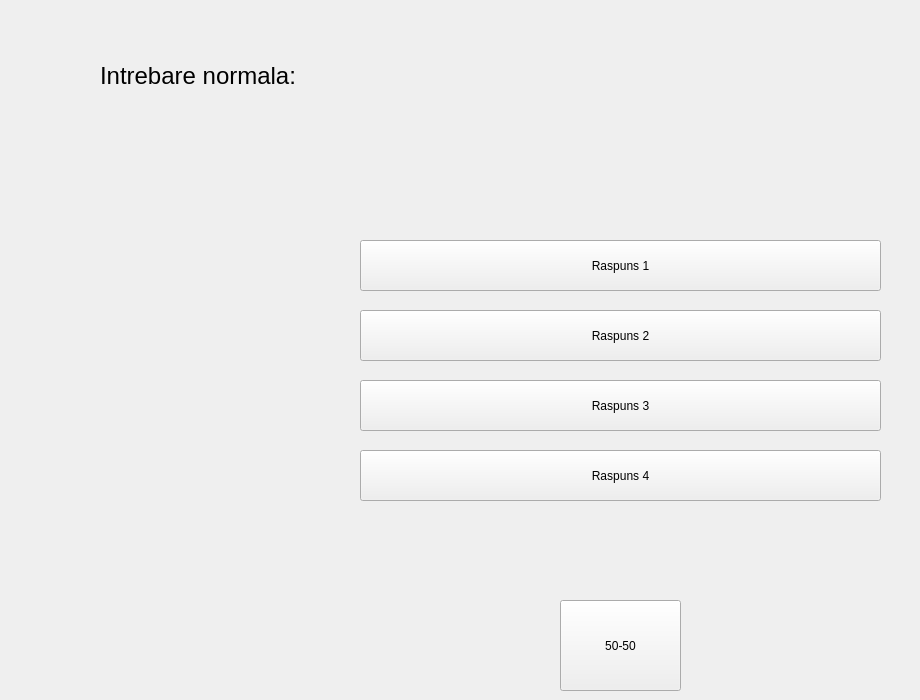
    <widget class="QWidget" name="Question">
     <widget class="QLabel" name="labelQuestionQuestion">
      <property name="geometry">
       <rect>
        <x>100</x>
        <y>20</y>
        <width>811</width>
        <height>111</height>
       </rect>
      </property>
      <property name="font">
       <font>
        <pointsize>18</pointsize>
       </font>
      </property>
      <property name="text">
       <string>Intrebare normala:</string>
      </property>
     </widget>
     <widget class="QPushButton" name="buttonQuestionA">
      <property name="geometry">
       <rect>
        <x>360</x>
        <y>240</y>
        <width>521</width>
        <height>51</height>
       </rect>
      </property>
      <property name="text">
       <string>Raspuns 1</string>
      </property>
     </widget>
     <widget class="QPushButton" name="buttonQuestionB">
      <property name="geometry">
       <rect>
        <x>360</x>
        <y>310</y>
        <width>521</width>
        <height>51</height>
       </rect>
      </property>
      <property name="text">
       <string>Raspuns 2</string>
      </property>
     </widget>
     <widget class="QPushButton" name="buttonQuestionC">
      <property name="geometry">
       <rect>
        <x>360</x>
        <y>380</y>
        <width>521</width>
        <height>51</height>
       </rect>
      </property>
      <property name="text">
       <string>Raspuns 3</string>
      </property>
     </widget>
     <widget class="QPushButton" name="buttonQuestionD">
      <property name="geometry">
       <rect>
        <x>360</x>
        <y>450</y>
        <width>521</width>
        <height>51</height>
       </rect>
      </property>
      <property name="text">
       <string>Raspuns 4</string>
      </property>
     </widget>
     <widget class="QPushButton" name="buttonQuestionFiftyFifty">
      <property name="geometry">
       <rect>
        <x>560</x>
        <y>600</y>
        <width>121</width>
        <height>91</height>
       </rect>
      </property>
      <property name="text">
       <string>50-50</string>
      </property>
      <property name="checkable">
       <bool>false</bool>
      </property>
     </widget>
    </widget>
